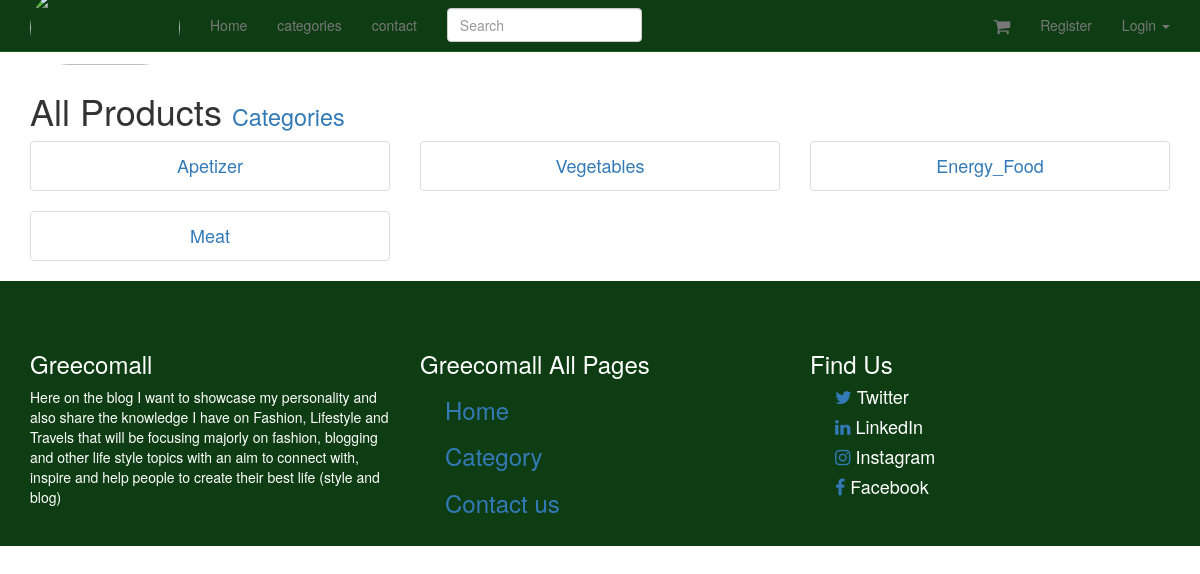
The page /category/ on the database its author committed.
### product/models.py (models this page shows, shortened)
class Category(models.Model):
	title = models.CharField(max_length=120, unique=True)
	slug = models.SlugField(unique=True)
	description = models.TextField(null=True, blank=True)
	active = models.BooleanField(default=True)
	timestamp = models.DateTimeField(auto_now_add=True, auto_now=False)
	def get_absolute_url(self):
		return reverse("category_detail", kwargs={"slug": self.slug })

### product/views.py (the view)
class CategoryListView(ListView):
	model = Category
	queryset = Category.objects.all()
	template_name = 'product/produt_list.html'

### templates/product/category_list.html (shortened to what this page needs)
{% extends "base.html" %} {% block content %}
<h1>All Products
    <small>
        <a href='/category/'>Categories</a>
    </small>
</h1>
<div class='row'>
     {% for object in category_list %}
    <div class='col-xs-4'>
        <div class="thumbnail text-center">
            <h4>
                <a href="{{ object.get_absolute_url }}">{{object.title}}</a>
            </h4>
        </div>
    </div>
  {% cycle '' '' '</div><div class="row">' %}
      {% endfor %}
</div>
{% endblock %}

### static-storage/css/navbar-static-top.css (style rules this page uses)
body { min-height: 1000px; }

### rows shown on the page
Category: title "Apetizer"
Category: title "Vegetables"
Category: title "Energy_Food"
Category: title "Meat"
